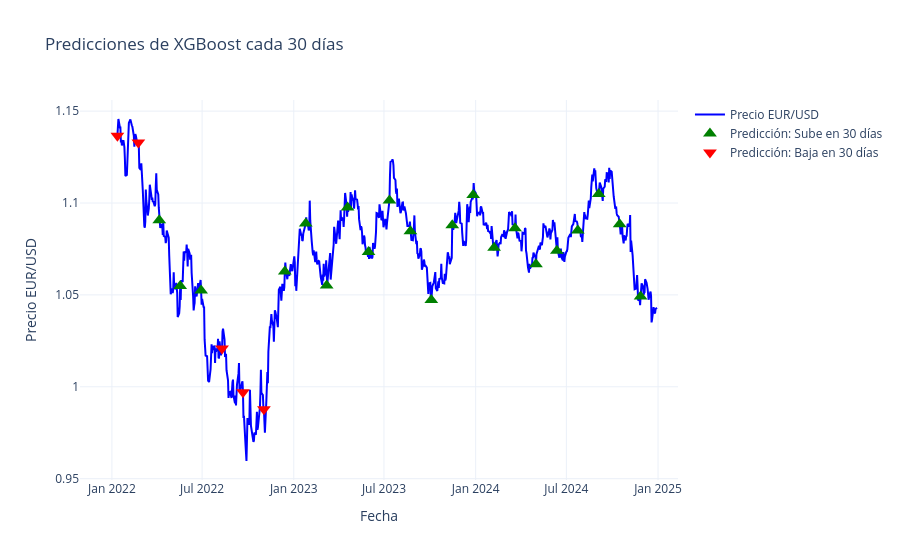

The notebook cell saved with this chart:
### Code cell
#@title Gráfica
data_test = data.iloc[-len(y_test):].copy()
data_test['Pred'] = y_pred

# Predicciones cada 7 días
every_30 = data_test.iloc[::30].copy()
every_30['Pred'] = y_pred[::30]

fig = go.Figure()

#Precios vs Fecha
fig.add_trace(go.Scatter(
    x=data_test.index,
    y=data_test['Close'],
    mode='lines',
    name='Precio EUR/USD',
    line=dict(color='blue')
))

#Flechas verdes: predicción de subida cada 30 días
fig.add_trace(go.Scatter(
    x=every_30.index[every_30['Pred'] == 1],
    y=every_30['Close'][every_30['Pred'] == 1],
    mode='markers',
    name='Predicción: Sube en 30 días',
    marker=dict(color='green', symbol='triangle-up', size=12)
))

#Flechas rojas: predicción de bajada cada 30 días
fig.add_trace(go.Scatter(
    x=every_30.index[every_30['Pred'] == 0],
    y=every_30['Close'][every_30['Pred'] == 0],
    mode='markers',
    name='Predicción: Baja en 30 días',
    marker=dict(color='red', symbol='triangle-down', size=12)
))

fig.update_layout(
    title='Predicciones de XGBoost cada 30 días',
    xaxis_title='Fecha',
    yaxis_title='Precio EUR/USD',
    hovermode='x unified',
    template='plotly_white'
)

fig.show()

### Figure 1 — Plotly figure (JSON) as saved in the notebook; plotly's stock layout.template omitted (floating-point values rounded to 4 significant figures; data arrays with more than 128 entries replaced by an {"elided": "..."} marker saying what was removed)
{"data": [{"line": {"color": "blue"}, "mode": "lines", "name": "Precio EUR/USD", "type": "scatter", "x": {"elided": "774 str values"}, "y": {"elided": "774 float values"}}, {"marker": {"color": "green", "size": 12, "symbol": "triangle-up"}, "mode": "markers", "name": "Predicción: Sube en 30 días", "type": "scatter", "x": ["2022-04-06T00:00:00.000000000", "2022-05-18T00:00:00.000000000", "2022-06-29T00:00:00.000000000", "2022-12-14T00:00:00.000000000", "2023-01-25T00:00:00.000000000", "2023-03-08T00:00:00.000000000", "2023-04-19T00:00:00.000000000", "2023-05-31T00:00:00.000000000", "2023-07-12T00:00:00.000000000", "2023-08-23T00:00:00.000000000", "2023-10-04T00:00:00.000000000", "2023-11-15T00:00:00.000000000", "2023-12-27T00:00:00.000000000", "2024-02-07T00:00:00.000000000", "2024-03-20T00:00:00.000000000", "2024-05-01T00:00:00.000000000", "2024-06-12T00:00:00.000000000", "2024-07-24T00:00:00.000000000", "2024-09-04T00:00:00.000000000", "2024-10-16T00:00:00.000000000", "2024-11-27T00:00:00.000000000"], "y": [1.091, 1.055, 1.052, 1.063, 1.089, 1.055, 1.098, 1.073, 1.101, 1.085, 1.047, 1.088, 1.104, 1.076, 1.086, 1.067, 1.074, 1.085, 1.105, 1.088, 1.049]}, {"marker": {"color": "red", "size": 12, "symbol": "triangle-down"}, "mode": "markers", "name": "Predicción: Baja en 30 días", "type": "scatter", "x": ["2022-01-12T00:00:00.000000000", "2022-02-23T00:00:00.000000000", "2022-08-10T00:00:00.000000000", "2022-09-21T00:00:00.000000000", "2022-11-02T00:00:00.000000000"], "y": [1.137, 1.133, 1.021, 0.9971, 0.9878]}], "layout": {"hovermode": "x unified", "title": {"text": "Predicciones de XGBoost cada 30 días"}, "xaxis": {"title": {"text": "Fecha"}}, "yaxis": {"title": {"text": "Precio EUR/USD"}}}}
